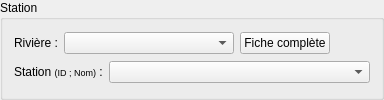
         <widget class="QGroupBox" name="groupBox_2">
          <property name="title">
           <string>Station</string>
          </property>
          <layout class="QVBoxLayout" name="verticalLayout_9">
           <item>
            <layout class="QHBoxLayout" name="horizontalLayout_4">
             <item>
              <layout class="QHBoxLayout" name="horizontalLayout_3">
               <item>
                <widget class="QLabel" name="lbl_commune">
                 <property name="text">
                  <string>Rivière :</string>
                 </property>
                </widget>
               </item>
               <item>
                <widget class="QComboBox" name="cmbRiviere">
                 <property name="sizePolicy">
                  <sizepolicy hsizetype="Expanding" vsizetype="Fixed">
                   <horstretch>0</horstretch>
                   <verstretch>0</verstretch>
                  </sizepolicy>
                 </property>
                 <property name="minimumSize">
                  <size>
                   <width>170</width>
                   <height>0</height>
                  </size>
                 </property>
                </widget>
               </item>
              </layout>
             </item>
             <item>
              <layout class="QHBoxLayout" name="horizontalLayout_6">
               <item>
                <widget class="QPushButton" name="btnStation">
                 <property name="text">
                  <string>Fiche complète</string>
                 </property>
                </widget>
               </item>
               <item>
                <spacer name="horizontalSpacer_5">
                 <property name="orientation">
                  <enum>Qt::Horizontal</enum>
                 </property>
                 <property name="sizeHint" stdset="0">
                  <size>
                   <width>40</width>
                   <height>20</height>
                  </size>
                 </property>
                </spacer>
               </item>
              </layout>
             </item>
            </layout>
           </item>
           <item>
            <layout class="QHBoxLayout" name="horizontalLayout_5">
             <item>
              <widget class="QLabel" name="lbl_section">
               <property name="minimumSize">
                <size>
                 <width>50</width>
                 <height>0</height>
                </size>
               </property>
               <property name="text">
                <string>&lt;html&gt;&lt;head/&gt;&lt;body&gt;&lt;p&gt;Station &lt;span style=&quot; font-size:7pt;&quot;&gt;(ID ; Nom)&lt;/span&gt; :&lt;/p&gt;&lt;/body&gt;&lt;/html&gt;</string>
               </property>
              </widget>
             </item>
             <item>
              <widget class="QComboBox" name="cmbStation">
               <property name="sizePolicy">
                <sizepolicy hsizetype="Expanding" vsizetype="Fixed">
                 <horstretch>0</horstretch>
                 <verstretch>0</verstretch>
                </sizepolicy>
               </property>
              </widget>
             </item>
            </layout>
           </item>
          </layout>
         </widget>
